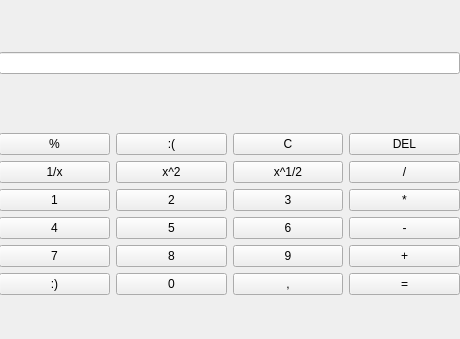
<?xml version="1.0" encoding="UTF-8"?>
<ui version="4.0">
 <class>Form</class>
 <widget class="QWidget" name="Form">
  <property name="geometry">
   <rect>
    <x>0</x>
    <y>0</y>
    <width>460</width>
    <height>339</height>
   </rect>
  </property>
  <property name="windowTitle">
   <string>Form</string>
  </property>
  <widget class="QWidget" name="verticalLayoutWidget">
   <property name="geometry">
    <rect>
     <x>-1</x>
     <y>-1</y>
     <width>461</width>
     <height>341</height>
    </rect>
   </property>
   <layout class="QVBoxLayout" name="verticalLayout">
    <item>
     <spacer name="verticalSpacer_2">
      <property name="orientation">
       <enum>Qt::Vertical</enum>
      </property>
      <property name="sizeType">
       <enum>QSizePolicy::Fixed</enum>
      </property>
      <property name="sizeHint" stdset="0">
       <size>
        <width>20</width>
        <height>10</height>
       </size>
      </property>
     </spacer>
    </item>
    <item>
     <widget class="QLineEdit" name="lineEdit"/>
    </item>
    <item>
     <spacer name="verticalSpacer">
      <property name="orientation">
       <enum>Qt::Vertical</enum>
      </property>
      <property name="sizeType">
       <enum>QSizePolicy::Fixed</enum>
      </property>
      <property name="sizeHint" stdset="0">
       <size>
        <width>20</width>
        <height>10</height>
       </size>
      </property>
     </spacer>
    </item>
    <item>
     <layout class="QGridLayout" name="gridLayout">
      <item row="3" column="1">
       <widget class="QPushButton" name="pushButton_5">
        <property name="text">
         <string>5</string>
        </property>
       </widget>
      </item>
      <item row="1" column="3">
       <widget class="QPushButton" name="pushButton_div">
        <property name="text">
         <string>/</string>
        </property>
       </widget>
      </item>
      <item row="0" column="2">
       <widget class="QPushButton" name="pushButton_C">
        <property name="text">
         <string>C</string>
        </property>
       </widget>
      </item>
      <item row="4" column="3">
       <widget class="QPushButton" name="pushButton_plus">
        <property name="text">
         <string>+</string>
        </property>
       </widget>
      </item>
      <item row="1" column="1">
       <widget class="QPushButton" name="pushButton_sqr">
        <property name="text">
         <string>x^2</string>
        </property>
       </widget>
      </item>
      <item row="3" column="0">
       <widget class="QPushButton" name="pushButton_4">
        <property name="text">
         <string>4</string>
        </property>
       </widget>
      </item>
      <item row="3" column="3">
       <widget class="QPushButton" name="pushButton_minus">
        <property name="text">
         <string>-</string>
        </property>
       </widget>
      </item>
      <item row="2" column="1">
       <widget class="QPushButton" name="pushButton_2">
        <property name="text">
         <string>2</string>
        </property>
       </widget>
      </item>
      <item row="4" column="2">
       <widget class="QPushButton" name="pushButton_9">
        <property name="text">
         <string>9</string>
        </property>
       </widget>
      </item>
      <item row="1" column="2">
       <widget class="QPushButton" name="pushButton_sqrt">
        <property name="text">
         <string>x^1/2</string>
        </property>
       </widget>
      </item>
      <item row="2" column="0">
       <widget class="QPushButton" name="pushButton_1">
        <property name="text">
         <string>1</string>
        </property>
       </widget>
      </item>
      <item row="0" column="3">
       <widget class="QPushButton" name="pushButton_del">
        <property name="text">
         <string>DEL</string>
        </property>
       </widget>
      </item>
      <item row="2" column="3">
       <widget class="QPushButton" name="pushButton_mul">
        <property name="text">
         <string>*</string>
        </property>
       </widget>
      </item>
      <item row="2" column="2">
       <widget class="QPushButton" name="pushButton_3">
        <property name="text">
         <string>3</string>
        </property>
       </widget>
      </item>
      <item row="0" column="0">
       <widget class="QPushButton" name="pushButton_percent">
        <property name="text">
         <string>%</string>
        </property>
       </widget>
      </item>
      <item row="3" column="2">
       <widget class="QPushButton" name="pushButton_6">
        <property name="text">
         <string>6</string>
        </property>
       </widget>
      </item>
      <item row="1" column="0">
       <widget class="QPushButton" name="pushButton_rev">
        <property name="text">
         <string>1/x</string>
        </property>
       </widget>
      </item>
      <item row="4" column="1">
       <widget class="QPushButton" name="pushButton_8">
        <property name="text">
         <string>8</string>
        </property>
       </widget>
      </item>
      <item row="4" column="0">
       <widget class="QPushButton" name="pushButton_7">
        <property name="text">
         <string>7</string>
        </property>
       </widget>
      </item>
      <item row="0" column="1">
       <widget class="QPushButton" name="pushButton_sad">
        <property name="text">
         <string>:(</string>
        </property>
       </widget>
      </item>
      <item row="5" column="0">
       <widget class="QPushButton" name="pushButton_happy">
        <property name="text">
         <string>:)</string>
        </property>
       </widget>
      </item>
      <item row="5" column="1">
       <widget class="QPushButton" name="pushButton_0">
        <property name="text">
         <string>0</string>
        </property>
       </widget>
      </item>
      <item row="5" column="2">
       <widget class="QPushButton" name="pushButton_dot">
        <property name="text">
         <string>,</string>
        </property>
       </widget>
      </item>
      <item row="5" column="3">
       <widget class="QPushButton" name="pushButton_eq">
        <property name="text">
         <string>=</string>
        </property>
       </widget>
      </item>
     </layout>
    </item>
   </layout>
  </widget>
 </widget>
 <resources/>
 <connections/>
</ui>
